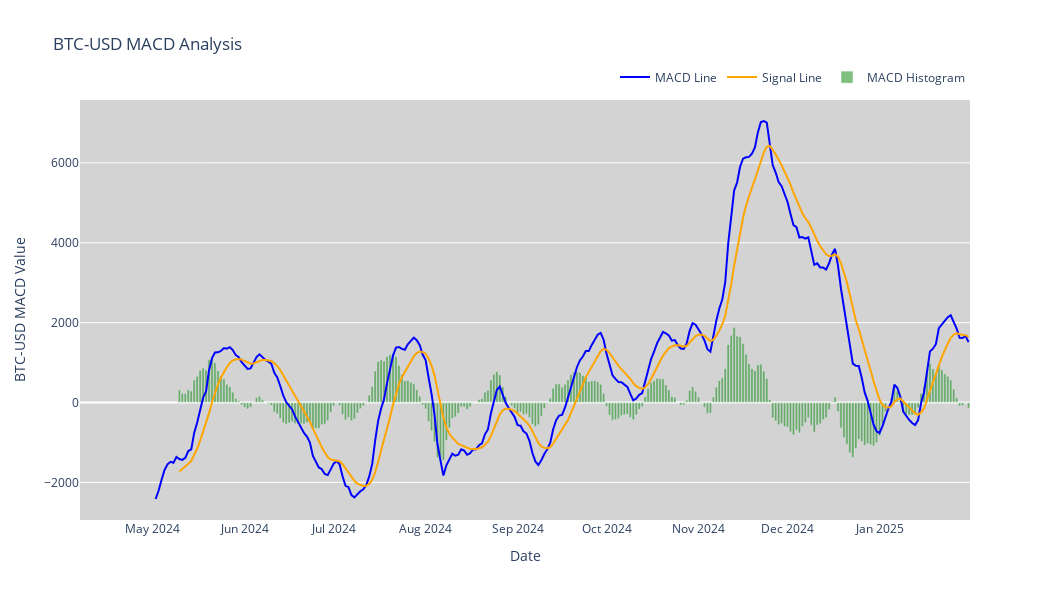

Notebook source saved alongside this figure:
### Code cell
#MACD
fig = go.Figure()

fig.add_trace(go.Scatter(
    x=stock_data.index,
    y=stock_data['MACD'],
    mode='lines',
    name='MACD Line',
    line=dict(color='blue', width=2)
))

fig.add_trace(go.Scatter(
    x=stock_data.index,
    y=stock_data['Signal'],
    mode='lines',
    name='Signal Line',
    line=dict(color='orange', width=2)
))

fig.add_trace(go.Bar(
    x=stock_data.index,
    y=stock_data['MACD_Histogram'],
    name='MACD Histogram',
    marker_color='green',
    opacity=0.5
))

fig.update_layout(
    title=f'{ticker} MACD Analysis',
    xaxis_title='Date',
    yaxis_title=f'{ticker} MACD Value',
    plot_bgcolor='lightgrey',
    xaxis_rangeslider_visible=False,
    legend=dict(
        orientation='h',
        yanchor='bottom',
        y=1.02,
        xanchor='right',
        x=1
    ),
    width=1050,
    height=600
)

# Display and save the chart
fig.show()
fig.write_image('./images/MACD.png')

### Figure 1 — Plotly figure (JSON) as saved in the notebook; plotly's stock layout.template omitted (floating-point values rounded to 4 significant figures; data arrays with more than 128 entries replaced by an {"elided": "..."} marker saying what was removed)
{"data": [{"line": {"color": "blue", "width": 2}, "mode": "lines", "name": "MACD Line", "type": "scatter", "x": {"elided": "300 str values"}, "y": {"elided": "300 float values"}}, {"line": {"color": "orange", "width": 2}, "mode": "lines", "name": "Signal Line", "type": "scatter", "x": {"elided": "300 str values"}, "y": {"elided": "300 float values"}}, {"marker": {"color": "green"}, "name": "MACD Histogram", "opacity": 0.5, "type": "bar", "x": {"elided": "300 str values"}, "y": {"elided": "300 float values"}}], "layout": {"height": 600, "legend": {"orientation": "h", "x": 1, "xanchor": "right", "y": 1.02, "yanchor": "bottom"}, "plot_bgcolor": "lightgrey", "title": {"text": "BTC-USD MACD Analysis"}, "width": 1050, "xaxis": {"rangeslider": {"visible": false}, "title": {"text": "Date"}}, "yaxis": {"title": {"text": "BTC-USD MACD Value"}}}}
